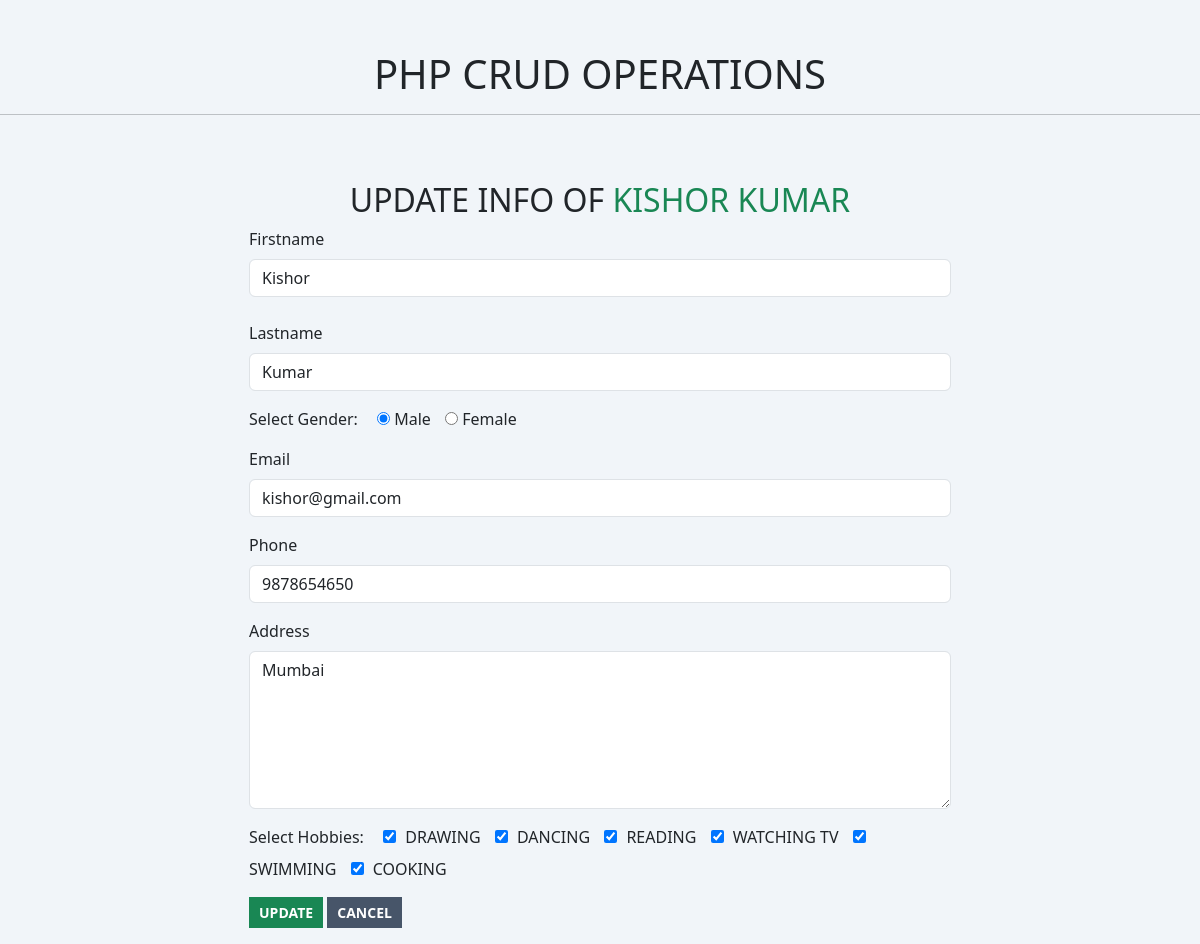
The app's page /update.php?id=24 with its own data.
### tables this page shows
CREATE TABLE `persons` (
  `id` int(5) NOT NULL,
  `fname` varchar(255) NOT NULL,
  `lname` varchar(255) NOT NULL,
  `gender` varchar(10) NOT NULL,
  `email` varchar(255) NOT NULL,
  `phone` varchar(20) NOT NULL,
  `address` varchar(1500) NOT NULL,
  `hobbies` varchar(1500) NOT NULL,
  `attendance` varchar(10) NOT NULL,
  `date` date NOT NULL DEFAULT current_timestamp()
);

### update.php (the view, shortened to what this page needs)
<?php include('./partials/header.php');
$id = $_GET['id'];
$select_query = mysqli_query($conn, "SELECT * from persons WHERE id = $id");
while ($row = mysqli_fetch_array($select_query)) {
?>
<div class="container:fluid">
<h2 class="text:center text:uppercase pt:50">Update Info of <?php echo "<span class='text:success'>". $row['fname'] ." ". $row['lname'] ."</span>"?></h2>
    <div class="form_wrapper">
    <form action="update.php" method="POST" class="form ww:60 mx:auto" autocomplete="off">
    <div class="mb-3">
      <label for="fname" class="form-label">Firstname</label>
      <input type="text" class="form-control" id="fname" name="fname" placeholder="Enter firstname..." value="<?php echo $row['fname']; ?>"><br>
      <label for="lname" class="form-label">Lastname</label>
      <input type="text" class="form-control" id="lname" name="lname" placeholder="Enter lastname..."  value="<?php echo $row['lname']; ?>">
    </div>
    <div class="mb-3">
      <label for="gender" class="mr:15">Select Gender:</label>
      <input type="radio" id="male" name="gender" value="Male"<?php if ($row['gender'] == 'Male') {echo "checked";} ?>>
      <label for="male" class="mr:10">Male</label>
      <input type="radio" id="female" name="gender" value="Female"<?php if ($row['gender'] == 'Female') {echo "checked";} ?>>
      <label for="female">Female</label><br>
    </div>
    <div class="mb-3">
      <label for="email" class="form-label">Email</label>
      <input type="email" class="form-control" id="email" name="email" placeholder="Enter email..." value="<?php echo $row['email']; ?>">
    </div>
    <div class="mb-3">
      <label for="phone" class="form-label">Phone</label>
      <input type="number" class="form-control" id="phone" name="phone" placeholder="Enter phone..." value="<?php echo $row['phone']; ?>">
    </div>
    <div class="mb-3">
      <label for="gender" class="mb-2">Address</label>
      <textarea name="address" id="address" cols="30" rows="6" placeholder="Enter address..." class="form-control outline:none" value=""><?php echo $row['address']; ?></textarea>
    </div>
    <div class="mb-3">
    <label for="gender" class="mb-2 mr:15">Select Hobbies:</label>
    <?php
        $save_hobbies = explode(", ", $row['hobbies']);
        $hobbies = array("Drawing", "Dancing", "Reading", "Watching TV", "Swimming", "Cooking");
        foreach ($hobbies as $hobby) {
            $checked = in_array($hobby, $save_hobbies) ? "checked" : "";
        ?>
        <input type="checkbox" name="hobbies[]" id="hobbies1" value="<?php echo $hobby ?>" <?php echo $checked ?> class="mr:5">
        <label for="hobbies1" class="mr:10 text:uppercase"><?php echo $hobby ?></label>
    <?php }?>
    </div>
    <div class="mb-3">
        <input type="submit" value="Update" name="update" class="updateBtn display:inline-block text-decoration:none weight:bold text:uppercase text:white bg:success py:5 px:10 size:14 outline:none border:none">
        <a href="view.php" name="cancel" class="cancelBtn text-decoration:none display:inline-block weight:bold text:uppercase text:white bg:slate-600 py:5 px:10 size:14 outline:none border:none">Cancel</a>
    </div>
  </form>
<?php } ?>
    </div>
</div>
<?php include('./partials/footer.php'); ?>

### records on screen
persons: fname "KISHOR", lname "KUMAR", fname "Kishor", lname "Kumar", gender "☑ Male", gender "☐ Female", email "kishor@gmail.com", phone "9878654650", address "Mumbai", hobby "DRAWING", hobby "DANCING", hobby "READING", hobby "WATCHING TV", hobby "SWIMMING", hobby "COOKING"
